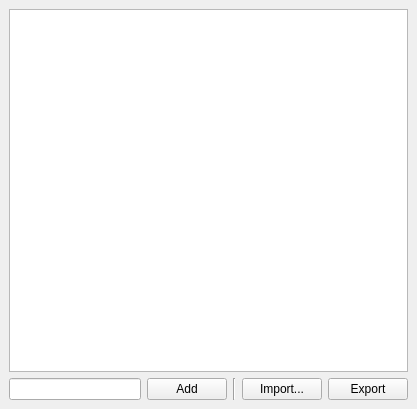
<?xml version="1.0" encoding="UTF-8"?>
<ui version="4.0">
 <class>TagSelect</class>
 <widget class="QWidget" name="TagSelect">
  <property name="geometry">
   <rect>
    <x>0</x>
    <y>0</y>
    <width>417</width>
    <height>409</height>
   </rect>
  </property>
  <property name="windowTitle">
   <string>Form</string>
  </property>
  <layout class="QVBoxLayout" name="verticalLayout">
   <property name="leftMargin">
    <number>9</number>
   </property>
   <property name="topMargin">
    <number>9</number>
   </property>
   <property name="rightMargin">
    <number>9</number>
   </property>
   <property name="bottomMargin">
    <number>9</number>
   </property>
   <item>
    <widget class="QTreeView" name="treeView">
     <property name="contextMenuPolicy">
      <enum>Qt::ContextMenuPolicy::CustomContextMenu</enum>
     </property>
     <property name="selectionMode">
      <enum>QAbstractItemView::SelectionMode::ExtendedSelection</enum>
     </property>
     <property name="rootIsDecorated">
      <bool>false</bool>
     </property>
    </widget>
   </item>
   <item>
    <widget class="QWidget" name="widget" native="true">
     <layout class="QHBoxLayout" name="horizontalLayout">
      <property name="leftMargin">
       <number>0</number>
      </property>
      <property name="topMargin">
       <number>0</number>
      </property>
      <property name="rightMargin">
       <number>0</number>
      </property>
      <property name="bottomMargin">
       <number>0</number>
      </property>
      <item>
       <widget class="QLineEdit" name="lineEdit">
        <property name="text">
         <string/>
        </property>
        <property name="placeholderText">
         <string/>
        </property>
       </widget>
      </item>
      <item>
       <widget class="QPushButton" name="buttonAdd">
        <property name="text">
         <string>Add</string>
        </property>
       </widget>
      </item>
      <item>
       <widget class="Line" name="line">
        <property name="orientation">
         <enum>Qt::Orientation::Vertical</enum>
        </property>
       </widget>
      </item>
      <item>
       <widget class="QPushButton" name="buttonImport">
        <property name="text">
         <string>Import...</string>
        </property>
       </widget>
      </item>
      <item>
       <widget class="QPushButton" name="buttonExport">
        <property name="text">
         <string>Export</string>
        </property>
        <property name="icon">
         <iconset theme="QIcon::ThemeIcon::EditCopy"/>
        </property>
       </widget>
      </item>
     </layout>
    </widget>
   </item>
  </layout>
  <action name="actionRemove">
   <property name="icon">
    <iconset theme="QIcon::ThemeIcon::EditDelete"/>
   </property>
   <property name="text">
    <string>Remove</string>
   </property>
   <property name="menuRole">
    <enum>QAction::MenuRole::NoRole</enum>
   </property>
  </action>
 </widget>
 <resources/>
 <connections/>
</ui>
